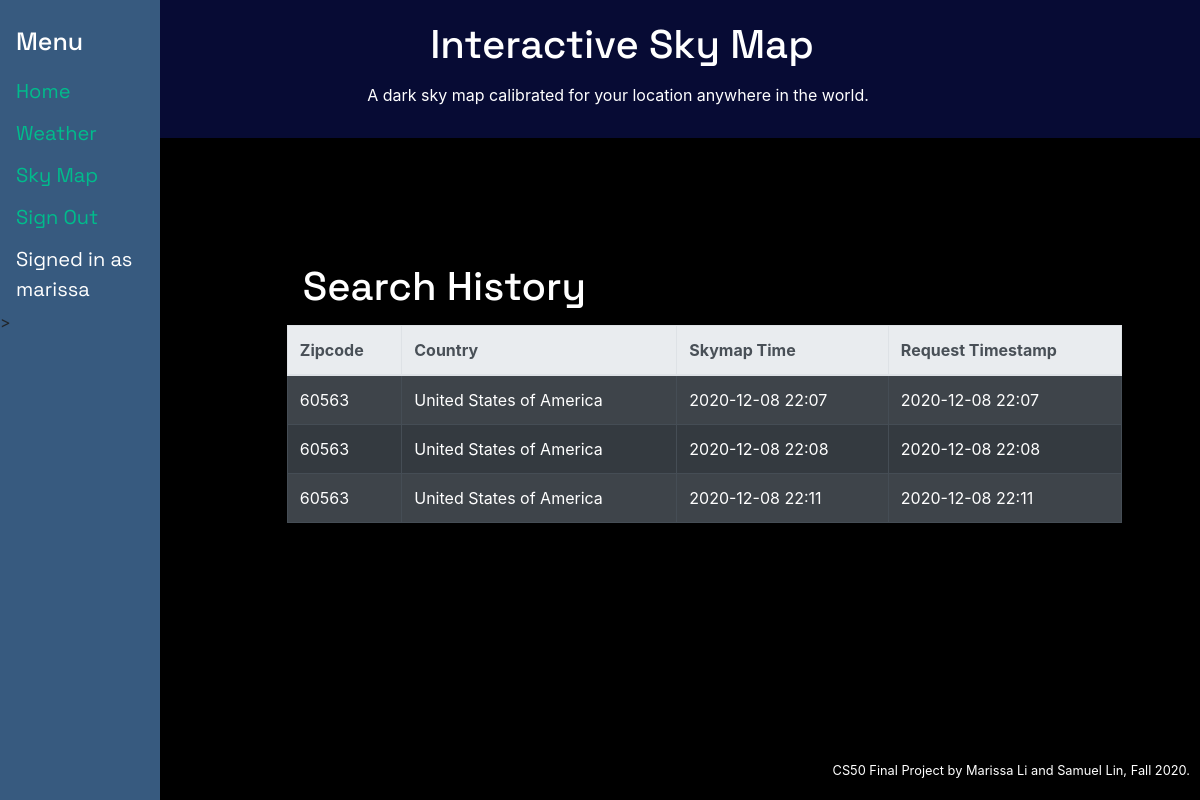
The app's page / (signed in), older data.
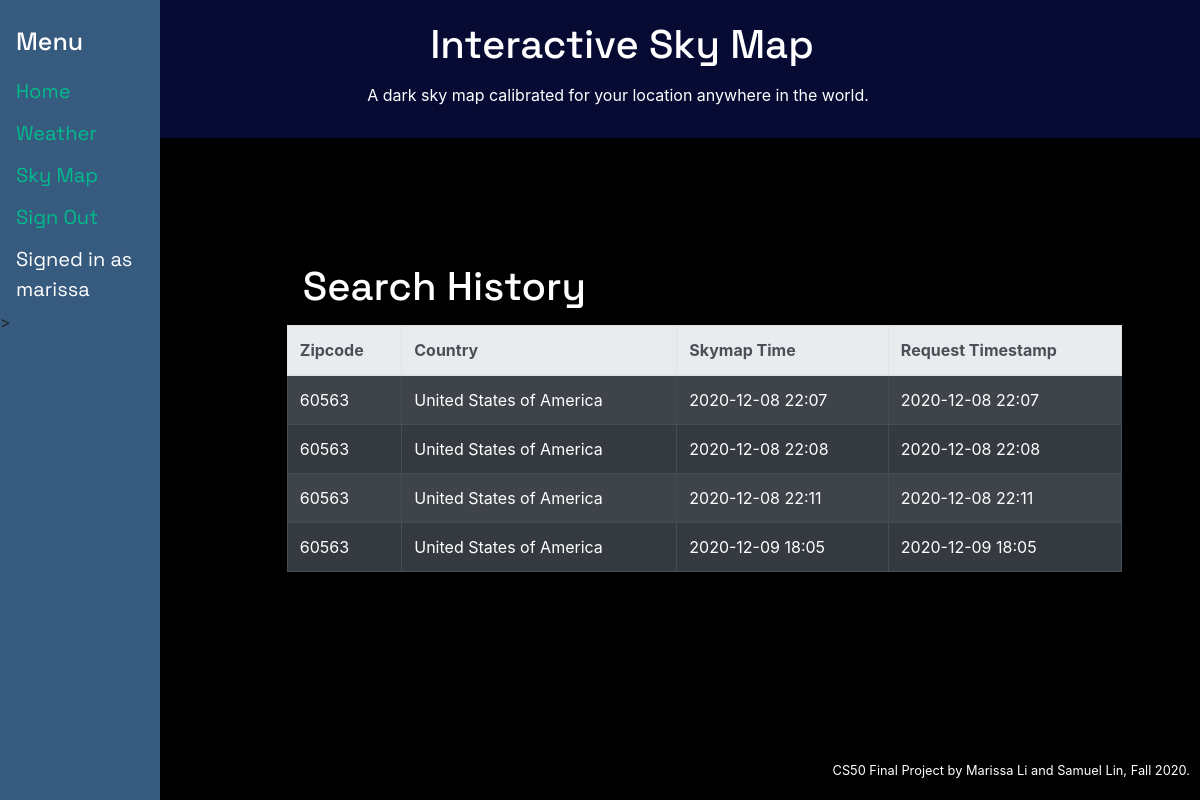
The same page, newer data.
### tables this page shows
CREATE TABLE 'timeplaces' (username TEXT NOT NULL, zipcode TEXT NOT NULL, country TEXT NOT NULL,'requesttime' DATETIME,'timestamp' DATETIME);

### application.py (the view)
@app.route("/")
@login_required
def index():
    cur1.execute("SELECT * FROM timeplaces WHERE username = ? ORDER BY timestamp", (session["username"],))
    search_history = cur1.fetchall()
    return render_template("index.html", search_history=search_history)

### application.py (called while the page is built)
@app.after_request
def after_request(response):
    response.headers["Cache-Control"] = "no-cache, no-store, must-revalidate"
    response.headers["Expires"] = 0
    response.headers["Pragma"] = "no-cache"
    return response

### helpers.py (called while the page is built)
def login_required(f):
    @wraps(f)
    def decorated_function(*args, **kwargs):
        if session.get("user_id") is None:
            return redirect("/login")
        return f(*args, **kwargs)
    return decorated_function

### templates/index.html (shortened to what this page needs)
{% extends "layout.html" %}
{% block main %}
<form>
  <h1>Search History</h1>
    <table class="table table-bordered table-hover table-striped table-dark">
        <thead class="thead-light">
          <tr>
            <th scope="col">Zipcode</th>
            <th scope="col">Country</th>
            <th scope="col">Skymap Time</th>
            <th scope="col">Request Timestamp</th>
          </tr>
        </thead>
        <tbody>
        {% for item in search_history %}
          <tr>
            <td>{{ item[1] }}</td>
            <td>{{ item[2] }}</td>
            <td>{{ item[3][0:16] }}</td>
            <td>{{ item[4][0:16] }}</td>
          </tr>
        {% endfor %}
        </tbody>
      </table>
</form>
{% endblock %}

Row changes from the older to the newer data that the page shows:
added timeplaces: zipcode "60563", country "United States of America", requesttime "2020-12-09 18:05", timestamp "2020-12-09 18:05"
